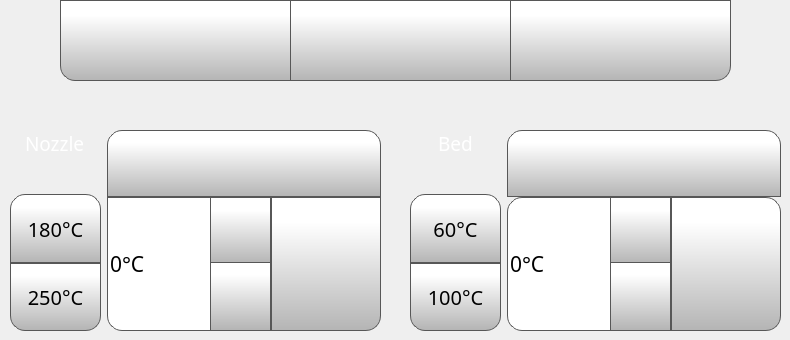
   <widget class="QWidget" name="temperatureTab">
    <attribute name="icon">
     <iconset resource="../resources/resource.qrc">
      <normaloff>:/Icons/img/icons/thermometer.png</normaloff>:/Icons/img/icons/thermometer.png</iconset>
    </attribute>
    <attribute name="title">
     <string/>
    </attribute>
    <widget class="QPushButton" name="cooldownButton">
     <property name="geometry">
      <rect>
       <x>60</x>
       <y>0</y>
       <width>231</width>
       <height>81</height>
      </rect>
     </property>
     <property name="minimumSize">
      <size>
       <width>0</width>
       <height>0</height>
      </size>
     </property>
     <property name="font">
      <font>
       <family>Gotham</family>
       <pointsize>15</pointsize>
      </font>
     </property>
     <property name="styleSheet">
      <string notr="true">QPushButton {
    border: 1px solid rgb(87, 87, 87);
	background-color: qlineargradient(spread:pad, x1:0, y1:1, x2:0, y2:0.188, stop:0 rgba(180, 180, 180, 255), stop:1 rgba(255, 255, 255, 255));
border-bottom-left-radius: 15px;
}

QPushButton:pressed {
    background-color: qlineargradient(x1: 0, y1: 0, x2: 0, y2: 1,
                                      stop: 0 #dadbde, stop: 1 #f6f7fa);
}

QPushButton:flat {
    border: none; /* no border for a flat push button */
}

QPushButton:default {
    border-color: navy; /* make the default button prominent */
}

QPushButton:focus {
	outline: none;
}</string>
     </property>
     <property name="text">
      <string/>
     </property>
     <property name="icon">
      <iconset resource="../resources/resource.qrc">
       <normaloff>:/Icons/img/icons/snowflake.png</normaloff>:/Icons/img/icons/snowflake.png</iconset>
     </property>
     <property name="iconSize">
      <size>
       <width>50</width>
       <height>50</height>
      </size>
     </property>
    </widget>
    <widget class="QPushButton" name="fanOffButton">
     <property name="geometry">
      <rect>
       <x>510</x>
       <y>0</y>
       <width>221</width>
       <height>81</height>
      </rect>
     </property>
     <property name="minimumSize">
      <size>
       <width>0</width>
       <height>0</height>
      </size>
     </property>
     <property name="font">
      <font>
       <family>Gotham</family>
       <pointsize>15</pointsize>
      </font>
     </property>
     <property name="styleSheet">
      <string notr="true">QPushButton {
     border: 1px solid rgb(87, 87, 87);

	background-color: qlineargradient(spread:pad, x1:0, y1:1, x2:0, y2:0.188, stop:0 rgba(180, 180, 180, 255), stop:1 rgba(255, 255, 255, 255));
border-bottom-right-radius: 15px;
}

QPushButton:pressed {
    background-color: qlineargradient(x1: 0, y1: 0, x2: 0, y2: 1,
                                      stop: 0 #dadbde, stop: 1 #f6f7fa);
}

QPushButton:flat {
    border: none; /* no border for a flat push button */
}

QPushButton:default {
    border-color: navy; /* make the default button prominent */
}

QPushButton:focus {
	outline: none;
}</string>
     </property>
     <property name="text">
      <string/>
     </property>
     <property name="icon">
      <iconset resource="../resources/resource.qrc">
       <normaloff>:/Icons/img/icons/fan-black-silhouette-off.png</normaloff>:/Icons/img/icons/fan-black-silhouette-off.png</iconset>
     </property>
     <property name="iconSize">
      <size>
       <width>50</width>
       <height>50</height>
      </size>
     </property>
     <property name="checkable">
      <bool>false</bool>
     </property>
     <property name="autoDefault">
      <bool>false</bool>
     </property>
     <property name="default">
      <bool>false</bool>
     </property>
     <property name="flat">
      <bool>false</bool>
     </property>
    </widget>
    <widget class="QPushButton" name="fanOnButton">
     <property name="geometry">
      <rect>
       <x>290</x>
       <y>0</y>
       <width>221</width>
       <height>81</height>
      </rect>
     </property>
     <property name="minimumSize">
      <size>
       <width>0</width>
       <height>0</height>
      </size>
     </property>
     <property name="font">
      <font>
       <family>Gotham</family>
       <pointsize>15</pointsize>
      </font>
     </property>
     <property name="styleSheet">
      <string notr="true">QPushButton {
     border: 1px solid rgb(87, 87, 87);

	background-color: qlineargradient(spread:pad, x1:0, y1:1, x2:0, y2:0.188, stop:0 rgba(180, 180, 180, 255), stop:1 rgba(255, 255, 255, 255));
}

QPushButton:pressed {
    background-color: qlineargradient(x1: 0, y1: 0, x2: 0, y2: 1,
                                      stop: 0 #dadbde, stop: 1 #f6f7fa);
}

QPushButton:flat {
    border: none; /* no border for a flat push button */
}

QPushButton:default {
    border-color: navy; /* make the default button prominent */
}

QPushButton:focus {
	outline: none;
}</string>
     </property>
     <property name="text">
      <string/>
     </property>
     <property name="icon">
      <iconset resource="../resources/resource.qrc">
       <normaloff>:/Icons/img/icons/fan-black-silhouette.png</normaloff>:/Icons/img/icons/fan-black-silhouette.png</iconset>
     </property>
     <property name="iconSize">
      <size>
       <width>50</width>
       <height>50</height>
      </size>
     </property>
     <property name="checkable">
      <bool>false</bool>
     </property>
     <property name="autoDefault">
      <bool>false</bool>
     </property>
     <property name="default">
      <bool>false</bool>
     </property>
     <property name="flat">
      <bool>false</bool>
     </property>
    </widget>
    <widget class="QWidget" name="horizontalLayoutWidget">
     <property name="geometry">
      <rect>
       <x>10</x>
       <y>130</y>
       <width>371</width>
       <height>201</height>
      </rect>
     </property>
     <layout class="QHBoxLayout" name="horizontalLayout_2" stretch="1,3">
      <item>
       <layout class="QVBoxLayout" name="verticalLayout_2">
        <property name="spacing">
         <number>0</number>
        </property>
        <item alignment="Qt::AlignHCenter">
         <widget class="QLabel" name="toolLabel">
          <property name="font">
           <font>
            <family>Gotham Light</family>
            <pointsize>14</pointsize>
            <weight>50</weight>
            <bold>false</bold>
           </font>
          </property>
          <property name="styleSheet">
           <string notr="true">color: rgb(255, 255, 255);</string>
          </property>
          <property name="text">
           <string>Nozzle</string>
          </property>
         </widget>
        </item>
        <item alignment="Qt::AlignHCenter">
         <widget class="QLabel" name="tool0Label">
          <property name="minimumSize">
           <size>
            <width>20</width>
            <height>20</height>
           </size>
          </property>
          <property name="maximumSize">
           <size>
            <width>40</width>
            <height>40</height>
           </size>
          </property>
          <property name="font">
           <font>
            <family>Gotham</family>
            <pointsize>16</pointsize>
            <weight>50</weight>
            <bold>false</bold>
            <underline>false</underline>
            <strikeout>false</strikeout>
           </font>
          </property>
          <property name="styleSheet">
           <string notr="true">margin : 4px</string>
          </property>
          <property name="text">
           <string/>
          </property>
          <property name="pixmap">
           <pixmap resource="../resources/resource.qrc">:/Icons/img/icons/Nozzle.png</pixmap>
          </property>
          <property name="scaledContents">
           <bool>true</bool>
          </property>
         </widget>
        </item>
        <item>
         <widget class="QPushButton" name="tool180PreheatButton">
          <property name="sizePolicy">
           <sizepolicy hsizetype="Expanding" vsizetype="Expanding">
            <horstretch>0</horstretch>
            <verstretch>0</verstretch>
           </sizepolicy>
          </property>
          <property name="minimumSize">
           <size>
            <width>0</width>
            <height>0</height>
           </size>
          </property>
          <property name="font">
           <font>
            <family>Gotham</family>
            <pointsize>15</pointsize>
           </font>
          </property>
          <property name="styleSheet">
           <string notr="true">QPushButton {
     border: 1px solid rgb(87, 87, 87);

	background-color: qlineargradient(spread:pad, x1:0, y1:1, x2:0, y2:0.188, stop:0 rgba(180, 180, 180, 255), stop:1 rgba(255, 255, 255, 255));
	border-top-right-radius: 15px;
border-top-left-radius: 15px;

}

QPushButton:pressed {
    background-color: qlineargradient(x1: 0, y1: 0, x2: 0, y2: 1,
                                      stop: 0 #dadbde, stop: 1 #f6f7fa);
}

QPushButton:flat {
    border: none; /* no border for a flat push button */
}

QPushButton:default {
    border-color: navy; /* make the default button prominent */
}

QPushButton:focus {
	outline: none;
}</string>
          </property>
          <property name="text">
           <string>180°C</string>
          </property>
          <property name="iconSize">
           <size>
            <width>50</width>
            <height>50</height>
           </size>
          </property>
          <property name="checkable">
           <bool>false</bool>
          </property>
          <property name="autoDefault">
           <bool>false</bool>
          </property>
          <property name="default">
           <bool>false</bool>
          </property>
          <property name="flat">
           <bool>false</bool>
          </property>
         </widget>
        </item>
        <item>
         <widget class="QPushButton" name="tool250PreheatButton">
          <property name="sizePolicy">
           <sizepolicy hsizetype="Expanding" vsizetype="Expanding">
            <horstretch>0</horstretch>
            <verstretch>0</verstretch>
           </sizepolicy>
          </property>
          <property name="minimumSize">
           <size>
            <width>0</width>
            <height>0</height>
           </size>
          </property>
          <property name="font">
           <font>
            <family>Gotham</family>
            <pointsize>15</pointsize>
           </font>
          </property>
          <property name="styleSheet">
           <string notr="true">QPushButton {
     border: 1px solid rgb(87, 87, 87);

	background-color: qlineargradient(spread:pad, x1:0, y1:1, x2:0, y2:0.188, stop:0 rgba(180, 180, 180, 255), stop:1 rgba(255, 255, 255, 255));
	border-bottom-right-radius: 15px;
border-bottom-left-radius: 15px;
}

QPushButton:pressed {
    background-color: qlineargradient(x1: 0, y1: 0, x2: 0, y2: 1,
                                      stop: 0 #dadbde, stop: 1 #f6f7fa);
}

QPushButton:flat {
    border: none; /* no border for a flat push button */
}

QPushButton:default {
    border-color: navy; /* make the default button prominent */
}

QPushButton:focus {
	outline: none;
}</string>
          </property>
          <property name="text">
           <string>250°C</string>
          </property>
          <property name="iconSize">
           <size>
            <width>50</width>
            <height>50</height>
           </size>
          </property>
          <property name="checkable">
           <bool>false</bool>
          </property>
          <property name="autoDefault">
           <bool>false</bool>
          </property>
          <property name="default">
           <bool>false</bool>
          </property>
          <property name="flat">
           <bool>false</bool>
          </property>
         </widget>
        </item>
       </layout>
      </item>
      <item>
       <layout class="QVBoxLayout" name="verticalLayout" stretch="1,2">
        <property name="spacing">
         <number>0</number>
        </property>
        <item>
         <widget class="QPushButton" name="toolToggleTemperatureButton">
          <property name="sizePolicy">
           <sizepolicy hsizetype="Expanding" vsizetype="Minimum">
            <horstretch>0</horstretch>
            <verstretch>0</verstretch>
           </sizepolicy>
          </property>
          <property name="minimumSize">
           <size>
            <width>0</width>
            <height>0</height>
           </size>
          </property>
          <property name="font">
           <font>
            <family>Gotham</family>
            <pointsize>15</pointsize>
           </font>
          </property>
          <property name="styleSheet">
           <string notr="true">QPushButton {
     border: 1px solid rgb(87, 87, 87);
 border-top-right-radius:15px;
 border-top-left-radius:15px;
	background-color: qlineargradient(spread:pad, x1:0, y1:1, x2:0, y2:0.188, stop:0 rgba(180, 180, 180, 255), stop:1 rgba(255, 255, 255, 255));
}

QPushButton:pressed {
    background-color: qlineargradient(x1: 0, y1: 0, x2: 0, y2: 1,
                                      stop: 0 #dadbde, stop: 1 #f6f7fa);
}

QPushButton:flat {
    border: none; /* no border for a flat push button */
}

QPushButton:default {
    border-color: navy; /* make the default button prominent */
}

QPushButton:focus {
	outline: none;
}</string>
          </property>
          <property name="text">
           <string/>
          </property>
          <property name="icon">
           <iconset resource="../resources/resource.qrc">
            <normaloff>:/Icons/img/icons/NozzleSelect_0.png</normaloff>
            <normalon>:/Icons/img/icons/NozzleSelect_1.png</normalon>:/Icons/img/icons/NozzleSelect_0.png</iconset>
          </property>
          <property name="iconSize">
           <size>
            <width>70</width>
            <height>70</height>
           </size>
          </property>
          <property name="checkable">
           <bool>true</bool>
          </property>
          <property name="checked">
           <bool>false</bool>
          </property>
          <property name="autoDefault">
           <bool>false</bool>
          </property>
          <property name="default">
           <bool>false</bool>
          </property>
          <property name="flat">
           <bool>false</bool>
          </property>
         </widget>
        </item>
        <item>
         <layout class="QHBoxLayout" name="horizontalLayout" stretch="3,2">
          <property name="spacing">
           <number>0</number>
          </property>
          <property name="topMargin">
           <number>0</number>
          </property>
          <property name="bottomMargin">
           <number>0</number>
          </property>
          <item>
           <widget class="QSpinBox" name="toolTempSpinBox">
            <property name="sizePolicy">
             <sizepolicy hsizetype="Expanding" vsizetype="Expanding">
              <horstretch>0</horstretch>
              <verstretch>0</verstretch>
             </sizepolicy>
            </property>
            <property name="minimumSize">
             <size>
              <width>0</width>
              <height>0</height>
             </size>
            </property>
            <property name="font">
             <font>
              <family>Gotham</family>
              <pointsize>16</pointsize>
             </font>
            </property>
            <property name="styleSheet">
             <string notr="true">QSpinBox {
border-bottom-left-radius: 15px;
qproperty-alignment: 'AlignVCenter | AlignHCenter';
border: 1px solid rgb(87, 87, 87);
	background-color: rgb(255, 255, 255);
}

QSpinBox ::text {
	background-color: rgb(255, 146, 57);
}

QSpinBox ::text:selected {
	background-color: rgb(255, 146, 57);
   
}
QSpinBox::up-button {
     border-left: 1px solid rgb(87, 87, 87);
border-bottom: 1px solid rgb(87, 87, 87);

    min-width: 60px;   /* sets minimal button width */
	background-color: qlineargradient(spread:pad, x1:0, y1:1, x2:0, y2:0.188, stop:0 rgba(180, 180, 180, 255), stop:1 rgba(255, 255, 255, 255));
}

QSpinBox::up-arrow { image: url(:/Navigation/img/Navigation/arrows.png);
    width: 25px;
     height: 25px;
padding: 5px; 
}



QSpinBox::up-button:pressed {
    background-color: qlineargradient(x1: 0, y1: 0, x2: 0, y2: 1,
                                      stop: 0 #dadbde, stop: 1 #f6f7fa);
}


QSpinBox::down-button {
     border-left: 1px solid rgb(87, 87, 87);
border-top: 1px solid rgb(87, 87, 87);
    min-width: 60px;   /* sets minimal button width */
	background-color: qlineargradient(spread:pad, x1:0, y1:1, x2:0, y2:0.188, stop:0 rgba(180, 180, 180, 255), stop:1 rgba(255, 255, 255, 255));
margin-top: -2px;

}

QSpinBox::down-arrow {image: url(:/Navigation/img/Navigation/arrows-5.png);
    width: 25px;
     height: 25px;
padding: 5px;
}

QSpinBox::down-button:pressed {
    background-color: qlineargradient(x1: 0, y1: 0, x2: 0, y2: 1,
                                      stop: 0 #dadbde, stop: 1 #f6f7fa);

}

</string>
            </property>
            <property name="frame">
             <bool>false</bool>
            </property>
            <property name="readOnly">
             <bool>false</bool>
            </property>
            <property name="buttonSymbols">
             <enum>QAbstractSpinBox::UpDownArrows</enum>
            </property>
            <property name="accelerated">
             <bool>true</bool>
            </property>
            <property name="suffix">
             <string>°C</string>
            </property>
            <property name="maximum">
             <number>300</number>
            </property>
            <property name="singleStep">
             <number>1</number>
            </property>
            <property name="value">
             <number>0</number>
            </property>
           </widget>
          </item>
          <item>
           <widget class="QPushButton" name="setToolTempButton">
            <property name="sizePolicy">
             <sizepolicy hsizetype="Expanding" vsizetype="Expanding">
              <horstretch>0</horstretch>
              <verstretch>0</verstretch>
             </sizepolicy>
            </property>
            <property name="minimumSize">
             <size>
              <width>0</width>
              <height>0</height>
             </size>
            </property>
            <property name="font">
             <font>
              <family>Gotham</family>
              <pointsize>13</pointsize>
             </font>
            </property>
            <property name="styleSheet">
             <string notr="true">QPushButton {
     border: 1px solid rgb(87, 87, 87);
	background-color: qlineargradient(spread:pad, x1:0, y1:1, x2:0, y2:0.188, stop:0 rgba(180, 180, 180, 255), stop:1 rgba(255, 255, 255, 255));
border-bottom-right-radius: 15px;

}

QPushButton:pressed {
    background-color: qlineargradient(x1: 0, y1: 0, x2: 0, y2: 1,
                                      stop: 0 #dadbde, stop: 1 #f6f7fa);
}

QPushButton:flat {
    border: none; /* no border for a flat push button */
}

QPushButton:default {
    border-color: navy; /* make the default button prominent */
}

QPushButton:focus {
	outline: none;
}</string>
            </property>
            <property name="text">
             <string/>
            </property>
            <property name="icon">
             <iconset resource="../resources/resource.qrc">
              <normaloff>:/Icons/img/icons/verification-mark.png</normaloff>:/Icons/img/icons/verification-mark.png</iconset>
            </property>
            <property name="iconSize">
             <size>
              <width>30</width>
              <height>30</height>
             </size>
            </property>
           </widget>
          </item>
         </layout>
        </item>
       </layout>
      </item>
     </layout>
    </widget>
    <widget class="QWidget" name="horizontalLayoutWidget_2">
     <property name="geometry">
      <rect>
       <x>410</x>
       <y>130</y>
       <width>371</width>
       <height>201</height>
      </rect>
     </property>
     <layout class="QHBoxLayout" name="horizontalLayout_3" stretch="1,3">
      <item>
       <layout class="QVBoxLayout" name="verticalLayout_3">
        <property name="spacing">
         <number>0</number>
        </property>
        <item alignment="Qt::AlignHCenter">
         <widget class="QLabel" name="bedLabel_2">
          <property name="font">
           <font>
            <family>Gotham Light</family>
            <pointsize>14</pointsize>
            <weight>50</weight>
            <bold>false</bold>
           </font>
          </property>
          <property name="styleSheet">
           <string notr="true">color: rgb(255, 255, 255);</string>
          </property>
          <property name="text">
           <string>Bed</string>
          </property>
         </widget>
        </item>
        <item alignment="Qt::AlignHCenter">
         <widget class="QLabel" name="bedLabel">
          <property name="minimumSize">
           <size>
            <width>20</width>
            <height>20</height>
           </size>
          </property>
          <property name="maximumSize">
           <size>
            <width>40</width>
            <height>40</height>
           </size>
          </property>
          <property name="font">
           <font>
            <family>Gotham</family>
            <pointsize>16</pointsize>
            <weight>50</weight>
            <bold>false</bold>
            <underline>false</underline>
            <strikeout>false</strikeout>
           </font>
          </property>
          <property name="styleSheet">
           <string notr="true">margin : 4px</string>
          </property>
          <property name="text">
           <string/>
          </property>
          <property name="pixmap">
           <pixmap resource="../resources/resource.qrc">:/Icons/img/icons/bed.png</pixmap>
          </property>
          <property name="scaledContents">
           <bool>true</bool>
          </property>
         </widget>
        </item>
        <item>
         <widget class="QPushButton" name="bed60PreheatButton">
          <property name="sizePolicy">
           <sizepolicy hsizetype="Expanding" vsizetype="Expanding">
            <horstretch>0</horstretch>
            <verstretch>0</verstretch>
           </sizepolicy>
          </property>
          <property name="minimumSize">
           <size>
            <width>0</width>
            <height>0</height>
           </size>
          </property>
          <property name="font">
           <font>
            <family>Gotham</family>
            <pointsize>15</pointsize>
           </font>
          </property>
          <property name="styleSheet">
           <string notr="true">QPushButton {
     border: 1px solid rgb(87, 87, 87);

	background-color: qlineargradient(spread:pad, x1:0, y1:1, x2:0, y2:0.188, stop:0 rgba(180, 180, 180, 255), stop:1 rgba(255, 255, 255, 255));
	border-top-right-radius: 15px;
border-top-left-radius: 15px;

}

QPushButton:pressed {
    background-color: qlineargradient(x1: 0, y1: 0, x2: 0, y2: 1,
                                      stop: 0 #dadbde, stop: 1 #f6f7fa);
}

QPushButton:flat {
    border: none; /* no border for a flat push button */
}

QPushButton:default {
    border-color: navy; /* make the default button prominent */
}

QPushButton:focus {
	outline: none;
}</string>
          </property>
          <property name="text">
           <string>60°C</string>
          </property>
          <property name="iconSize">
           <size>
            <width>50</width>
            <height>50</height>
           </size>
          </property>
          <property name="checkable">
           <bool>false</bool>
          </property>
          <property name="autoDefault">
           <bool>false</bool>
          </property>
          <property name="default">
           <bool>false</bool>
          </property>
          <property name="flat">
           <bool>false</bool>
          </property>
         </widget>
        </item>
        <item>
         <widget class="QPushButton" name="bed100PreheatButton">
          <property name="sizePolicy">
           <sizepolicy hsizetype="Expanding" vsizetype="Expanding">
            <horstretch>0</horstretch>
            <verstretch>0</verstretch>
           </sizepolicy>
          </property>
          <property name="minimumSize">
           <size>
            <width>0</width>
            <height>0</height>
           </size>
          </property>
          <property name="font">
           <font>
            <family>Gotham</family>
            <pointsize>15</pointsize>
           </font>
          </property>
          <property name="styleSheet">
           <string notr="true">QPushButton {
     border: 1px solid rgb(87, 87, 87);

	background-color: qlineargradient(spread:pad, x1:0, y1:1, x2:0, y2:0.188, stop:0 rgba(180, 180, 180, 255), stop:1 rgba(255, 255, 255, 255));
	border-bottom-right-radius: 15px;
border-bottom-left-radius: 15px;
}

QPushButton:pressed {
    background-color: qlineargradient(x1: 0, y1: 0, x2: 0, y2: 1,
                                      stop: 0 #dadbde, stop: 1 #f6f7fa);
}

QPushButton:flat {
    border: none; /* no border for a flat push button */
}

QPushButton:default {
    border-color: navy; /* make the default button prominent */
}

QPushButton:focus {
	outline: none;
}</string>
          </property>
          <property name="text">
           <string>100°C</string>
          </property>
          <property name="iconSize">
           <size>
            <width>50</width>
            <height>50</height>
           </size>
          </property>
          <property name="checkable">
           <bool>false</bool>
          </property>
          <property name="autoDefault">
           <bool>false</bool>
          </property>
          <property name="default">
           <bool>false</bool>
          </property>
          <property name="flat">
           <bool>false</bool>
          </property>
         </widget>
        </item>
       </layout>
      </item>
      <item>
       <layout class="QVBoxLayout" name="verticalLayout_14" stretch="1,2">
        <property name="spacing">
         <number>0</number>
        </property>
        <item>
         <widget class="QPushButton" name="bedChamberToggleButton">
          <property name="sizePolicy">
           <sizepolicy hsizetype="Expanding" vsizetype="Minimum">
            <horstretch>0</horstretch>
            <verstretch>0</verstretch>
           </sizepolicy>
          </property>
          <property name="font">
           <font>
            <family>Gotham</family>
            <pointsize>15</pointsize>
           </font>
          </property>
          <property name="styleSheet">
           <string notr="true">QPushButton {
     border: 1px solid rgb(87, 87, 87);
 border-top-right-radius:15px;
 border-top-left-radius:15px;
	background-color: qlineargradient(spread:pad, x1:0, y1:1, x2:0, y2:0.188, stop:0 rgba(180, 180, 180, 255), stop:1 rgba(255, 255, 255, 255));
}

QPushButton:pressed {
    background-color: qlineargradient(x1: 0, y1: 0, x2: 0, y2: 1,
                                      stop: 0 #dadbde, stop: 1 #f6f7fa);
}

QPushButton:flat {
    border: none; /* no border for a flat push button */
}

QPushButton:default {
    border-color: navy; /* make the default button prominent */
}

QPushButton:focus {
	outline: none;
}</string>
          </property>
          <property name="text">
           <string/>
          </property>
          <property name="icon">
           <iconset resource="../resources/resource.qrc">
            <normaloff>:/Icons/img/icons/bed.png</normaloff>:/Icons/img/icons/bed.png</iconset>
          </property>
          <property name="iconSize">
           <size>
            <width>40</width>
            <height>40</height>
           </size>
          </property>
          <property name="checkable">
           <bool>true</bool>
          </property>
          <property name="checked">
           <bool>false</bool>
          </property>
          <property name="autoDefault">
           <bool>false</bool>
          </property>
          <property name="default">
           <bool>false</bool>
          </property>
          <property name="flat">
           <bool>false</bool>
          </property>
         </widget>
        </item>
        <item>
         <layout class="QHBoxLayout" name="horizontalLayout_4" stretch="3,2">
          <property name="spacing">
           <number>0</number>
          </property>
          <item>
           <widget class="QSpinBox" name="bedTempSpinBox">
          <property name="sizePolicy">
           <sizepolicy hsizetype="Expanding" vsizetype="Expanding">
            <horstretch>0</horstretch>
            <verstretch>0</verstretch>
           </sizepolicy>
          </property>
          <property name="font">
           <font>
            <family>Gotham</family>
            <pointsize>16</pointsize>
           </font>
          </property>
          <property name="styleSheet">
           <string notr="true">QSpinBox {
border-bottom-left-radius: 15px;
border-top-left-radius: 15px;
qproperty-alignment: 'AlignVCenter | AlignHCenter';
border: 1px solid rgb(87, 87, 87);
	background-color: rgb(255, 255, 255);
}

QSpinBox ::text {
	background-color: rgb(255, 146, 57);
}

QSpinBox ::text:selected {
	background-color: rgb(255, 146, 57);
   
}
QSpinBox::up-button {
     border-left: 1px solid rgb(87, 87, 87);
border-bottom: 1px solid rgb(87, 87, 87);

    min-width: 60px;   /* sets minimal button width */
	background-color: qlineargradient(spread:pad, x1:0, y1:1, x2:0, y2:0.188, stop:0 rgba(180, 180, 180, 255), stop:1 rgba(255, 255, 255, 255));
}

QSpinBox::up-arrow { image: url(:/Navigation/img/Navigation/arrows.png);
    width: 25px;
     height: 25px;
padding: 5px; 
}



QSpinBox::up-button:pressed {
    background-color: qlineargradient(x1: 0, y1: 0, x2: 0, y2: 1,
                                      stop: 0 #dadbde, stop: 1 #f6f7fa);
}


QSpinBox::down-button {
     border-left: 1px solid rgb(87, 87, 87);
border-top: 1px solid rgb(87, 87, 87);
    min-width: 60px;   /* sets minimal button width */
	background-color: qlineargradient(spread:pad, x1:0, y1:1, x2:0, y2:0.188, stop:0 rgba(180, 180, 180, 255), stop:1 rgba(255, 255, 255, 255));
margin-top: -2px;

}

QSpinBox::down-arrow {image: url(:/Navigation/img/Navigation/arrows-5.png);
    width: 25px;
     height: 25px;
padding: 5px;
}

QSpinBox::down-button:pressed {
    background-color: qlineargradient(x1: 0, y1: 0, x2: 0, y2: 1,
                                      stop: 0 #dadbde, stop: 1 #f6f7fa);

}

</string>
          </property>
          <property name="frame">
           <bool>false</bool>
          </property>
          <property name="readOnly">
           <bool>false</bool>
          </property>
          <property name="buttonSymbols">
           <enum>QAbstractSpinBox::UpDownArrows</enum>
          </property>
          <property name="accelerated">
           <bool>true</bool>
          </property>
          <property name="suffix">
           <string>°C</string>
          </property>
          <property name="maximum">
           <number>150</number>
          </property>
          <property name="singleStep">
           <number>1</number>
          </property>
          <property name="value">
           <number>0</number>
          </property>
         </widget>
        </item>
        <item>
         <widget class="QPushButton" name="setBedTempButton">
          <property name="sizePolicy">
           <sizepolicy hsizetype="Expanding" vsizetype="Expanding">
            <horstretch>0</horstretch>
            <verstretch>0</verstretch>
           </sizepolicy>
          </property>
          <property name="font">
           <font>
            <family>Gotham</family>
            <pointsize>13</pointsize>
           </font>
          </property>
          <property name="styleSheet">
           <string notr="true">QPushButton {
     border: 1px solid rgb(87, 87, 87);
	background-color: qlineargradient(spread:pad, x1:0, y1:1, x2:0, y2:0.188, stop:0 rgba(180, 180, 180, 255), stop:1 rgba(255, 255, 255, 255));
border-top-right-radius: 15px;
border-bottom-right-radius: 15px;

}

QPushButton:pressed {
    background-color: qlineargradient(x1: 0, y1: 0, x2: 0, y2: 1,
                                      stop: 0 #dadbde, stop: 1 #f6f7fa);
}

QPushButton:flat {
    border: none; /* no border for a flat push button */
}

QPushButton:default {
    border-color: navy; /* make the default button prominent */
}

QPushButton:focus {
	outline: none;
}</string>
          </property>
          <property name="text">
           <string/>
          </property>
          <property name="icon">
           <iconset resource="../resources/resource.qrc">
            <normaloff>:/Icons/img/icons/verification-mark.png</normaloff>:/Icons/img/icons/verification-mark.png</iconset>
          </property>
          <property name="iconSize">
           <size>
            <width>30</width>
            <height>30</height>
           </size>
          </property>
         </widget>
        </item>
       </layout>
      </item>
      </layout>
      </item>
     </layout>
    </widget>
   </widget>
